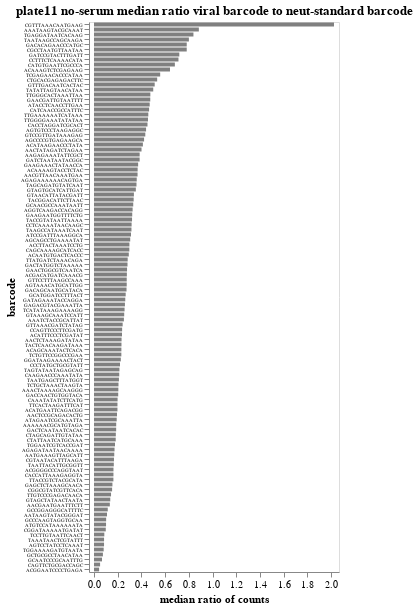

The cell this chart's notebook holds for it:
### Markdown cell above
Compute and plot the median ratio of viral barcode count to neut standard counts across no-serum samples.
If library composition is equal, all of these values should be similar:

### Code cell
median_no_serum_ratio = (
    no_serum_counts.assign(ratio=lambda x: x["count"] / x["neut_standard_count"])
    .groupby(["barcode", "strain"], as_index=False)
    .aggregate(median_no_serum_ratio=pd.NamedAgg("ratio", "median"))
)

strain_selection = alt.selection_point(fields=["strain"], on="mouseover", empty=False)

median_no_serum_ratio_chart = (
    alt.Chart(median_no_serum_ratio)
    .add_params(strain_selection)
    .encode(
        alt.X(
            "median_no_serum_ratio",
            title="median ratio of counts",
            scale=alt.Scale(nice=False, padding=5),
        ),
        alt.Y(
            "barcode",
            sort=alt.SortField("median_no_serum_ratio", order="descending"),
            axis=alt.Axis(labelFontSize=5),
        ),
        color=alt.condition(strain_selection, alt.value("orange"), alt.value("gray")),
        tooltip=[
            alt.Tooltip(c, format=".3g")
            if median_no_serum_ratio[c].dtype == float
            else c
            for c in median_no_serum_ratio.columns
        ],
    )
    .mark_bar(height={"band": 0.85})
    .properties(
        height=alt.Step(5),
        width=250,
        title=f"{plate} no-serum median ratio viral barcode to neut-standard barcode",
    )
    .configure_axis(grid=False)
    .configure_legend(titleLimit=1000)
)

display(median_no_serum_ratio_chart)

### Figure 1 — Vega-Lite specification as saved in the notebook (floating-point values rounded to 4 significant figures)
{"config": {"view": {"continuousWidth": 300, "continuousHeight": 300}, "axis": {"grid": false}, "legend": {"titleLimit": 1000}}, "data": {"name": "data-50882a12e925dbe74bb58d5d5a8b97fa"}, "mark": {"type": "bar", "height": {"band": 0.85}}, "encoding": {"color": {"condition": {"param": "param_7", "value": "orange", "empty": false}, "value": "gray"}, "tooltip": [{"field": "barcode", "type": "nominal"}, {"field": "strain", "type": "nominal"}, {"field": "median_no_serum_ratio", "format": ".3g", "type": "quantitative"}], "x": {"field": "median_no_serum_ratio", "scale": {"nice": false, "padding": 5}, "title": "median ratio of counts", "type": "quantitative"}, "y": {"axis": {"labelFontSize": 5}, "field": "barcode", "sort": {"field": "median_no_serum_ratio", "order": "descending"}, "type": "nominal"}}, "height": {"step": 5}, "params": [{"name": "param_7", "select": {"type": "point", "fields": ["strain"], "on": "mouseover"}}], "title": "plate11 no-serum median ratio viral barcode to neut-standard barcode", "width": 250, "$schema": "https://vega.github.io/schema/vega-lite/v5.16.3.json", "datasets": {"data-50882a12e925dbe74bb58d5d5a8b97fa": [{"barcode": "AAAAAACGCATGTAGA", "strain": "A/Chester/5355/2022", "median_no_serum_ratio": 0.1875}, {"barcode": "AAACTAAAAGCAAGGG", "strain": "A/Paris/31196/2021", "median_no_serum_ratio": 0.2054}, {"barcode": "AAATAAGTACGCAAAT", "strain": "A/Niger/10217/2021", "median_no_serum_ratio": 0.8846}, {"barcode": "AAATCTACCGCATTAT", "strain": "A/India-Pune-Nivcov2221170/2022", "median_no_serum_ratio": 0.2523}, {"barcode": "AACGAATGAATTTCTT", "strain": "A/Togo/0274/2021", "median_no_serum_ratio": 0.1336}, {"barcode": "AACGTTAACAAATGAA", "strain": "A/Michigan/19/2021", "median_no_serum_ratio": 0.3675}, {"barcode": "AACTATAGATCTAGAA", "strain": "A/Bangladesh/3210810034/2021", "median_no_serum_ratio": 0.401}, {"barcode": "AACTCCGCAGACACTG", "strain": "A/SouthAfrica/R14850/2021", "median_no_serum_ratio": 0.1942}, {"barcode": "AACTCTAAAGATATAA", "strain": "A/Togo/0304/2021", "median_no_serum_ratio": 0.2326}, {"barcode": "AAGAGAAATATTCGCT", "strain": "A/Bangladesh/2221/2021", "median_no_serum_ratio": 0.3852}, {"barcode": "AATAAGTATACGGGAT", "strain": "A/Paris/31196/2021", "median_no_serum_ratio": 0.1098}, {"barcode": "AATGAAAGTTAGCATT", "strain": "A/Belgium/H0017/2022", "median_no_serum_ratio": 0.171}, {"barcode": "ACAAAAGTACCTCTAC", "strain": "A/Bangladesh/3210810034/2021", "median_no_serum_ratio": 0.3682}, {"barcode": "ACAAAGTCTCGAGAAG", "strain": "A/Michigan/45/2015", "median_no_serum_ratio": 0.6411}, {"barcode": "ACAATGTGACTCACCC", "strain": "A/Utah/27/2022", "median_no_serum_ratio": 0.2936}, {"barcode": "ACAGCAAATACTCACA", "strain": "A/India/Pun-NIV312851/2021", "median_no_serum_ratio": 0.2311}, {"barcode": "ACATAAGAACCCTATA", "strain": "A/Paris/30353/2021", "median_no_serum_ratio": 0.4125}, {"barcode": "ACATGAATTCAGACGG", "strain": "A/Hawaii/70/2019", "median_no_serum_ratio": 0.1979}, {"barcode": "ACATTTCCCTCGATAT", "strain": "A/Paris/30353/2021", "median_no_serum_ratio": 0.2361}, {"barcode": "ACCTTACTAAATCCTG", "strain": "A/Nimes/871/2021", "median_no_serum_ratio": 0.2988}, {"barcode": "ACGACATGATCAAACG", "strain": "A/Brisbane/02/2018", "median_no_serum_ratio": 0.2773}, {"barcode": "ACGGAATCCCCTGAGA", "strain": "A/Washington/23/2020", "median_no_serum_ratio": 0.04311}, {"barcode": "ACGGGGCCCAGGTAAT", "strain": "A/Bangladesh/8036/2021", "median_no_serum_ratio": 0.1644}, {"barcode": "AGAGAAAAAACAGTGA", "strain": "A/Michigan/19/2021", "median_no_serum_ratio": 0.3606}, {"barcode": "AGAGATAATAACAAAA", "strain": "A/Togo/0304/2021", "median_no_serum_ratio": 0.1734}, {"barcode": "AGCAGCCTGAAAATAT", "strain": "A/Paris/31196/2021", "median_no_serum_ratio": 0.3055}, {"barcode": "AGCCCCGTGAGAAGCA", "strain": "A/Perth/1/2022", "median_no_serum_ratio": 0.4226}, {"barcode": "AGGTCAAGACCACAGG", "strain": "A/Togo/845/2020", "median_no_serum_ratio": 0.3258}, {"barcode": "AGTAAACATGCATTGG", "strain": "A/Hawaii/70/2019", "median_no_serum_ratio": 0.2761}, {"barcode": "AGTCCTATCCTCAAAT", "strain": "A/Wisconsin/588/2019", "median_no_serum_ratio": 0.08474}, {"barcode": "AGTGTCCCTAAGAGGC", "strain": "A/Bangladesh/8002/2021", "median_no_serum_ratio": 0.4393}, {"barcode": "ATACCTCAACCTTGAA", "strain": "A/Bangladesh/8036/2021", "median_no_serum_ratio": 0.4698}, {"barcode": "ATAGAATCGCAAATTA", "strain": "A/Hawaii/70/2019", "median_no_serum_ratio": 0.1915}, {"barcode": "ATCCGATTTAAAGGCA", "strain": "A/Brisbane/02/2018", "median_no_serum_ratio": 0.3122}, {"barcode": "ATGTCCATAAAAAATA", "strain": "A/Belgium/H0017/2022", "median_no_serum_ratio": 0.1017}, {"barcode": "CAAATATATCTTCATG", "strain": "A/Newcastle/2/2022", "median_no_serum_ratio": 0.1991}, {"barcode": "CAAGAACCCAAATATA", "strain": "A/India/Pun-NIV312851/2021", "median_no_serum_ratio": 0.213}, {"barcode": "CACCATTAAAGAGGTA", "strain": "A/SouthAfrica/R16462/2021", "median_no_serum_ratio": 0.1642}, {"barcode": "CACCTAGGATCGCACT", "strain": "A/Michigan/45/2015", "median_no_serum_ratio": 0.4513}, {"barcode": "CAGCAAAAGCATCACC", "strain": "A/Ghana/2080/2020", "median_no_serum_ratio": 0.2981}, {"barcode": "CAGTTCTGCGACCAGC", "strain": "A/Bangladesh/8036/2021", "median_no_serum_ratio": 0.05137}, {"barcode": "CATCAACCGCCATTTC", "strain": "A/Niger/10217/2021", "median_no_serum_ratio": 0.4647}, {"barcode": "CATGTGAATTCGCCCA", "strain": "A/California/07/2009", "median_no_serum_ratio": 0.6822}, {"barcode": "CCAGTTCCCTTCGATG", "strain": "A/Ghana/138/2020", "median_no_serum_ratio": 0.2372}, {"barcode": "CCCTATGCTGCGTATT", "strain": "A/Brisbane/48/2022", "median_no_serum_ratio": 0.2195}, {"barcode": "CCTCAAAATAACAAGC", "strain": "A/Chester/5355/2022", "median_no_serum_ratio": 0.3174}, {"barcode": "CCTTTCTCAAAACATA", "strain": "A/California/07/2009", "median_no_serum_ratio": 0.7126}, {"barcode": "CGCCTAATGTTAATAA", "strain": "A/California/07/2009", "median_no_serum_ratio": 0.7824}, {"barcode": "CGGATAAAAATGATAT", "strain": "A/Norway/25089/2022", "median_no_serum_ratio": 0.09934}, {"barcode": "CGGCGTATCGTTCACA", "strain": "A/SouthAfrica/R16462/2021", "median_no_serum_ratio": 0.1527}, {"barcode": "CGTAATACATTTAAGA", "strain": "A/England/220200318/2022", "median_no_serum_ratio": 0.1685}, {"barcode": "CGTTTAAACAATGAAG", "strain": "A/India-Pune-Nivcov2221170/2022", "median_no_serum_ratio": 2.025}, {"barcode": "CTAGCAGATTGTATAA", "strain": "A/SouthAfrica/R16462/2021", "median_no_serum_ratio": 0.1841}, {"barcode": "CTATTAATCATGCAAA", "strain": "A/Sydney/43/2022", "median_no_serum_ratio": 0.1832}, {"barcode": "CTGCACGAGAGACTTC", "strain": "A/Perth/1/2022", "median_no_serum_ratio": 0.533}, {"barcode": "GAACGATTGTAATTTT", "strain": "A/Niger/10217/2021", "median_no_serum_ratio": 0.4747}, {"barcode": "GAACTGGCGTCAATCA", "strain": "A/Washington/23/2020", "median_no_serum_ratio": 0.2788}, {"barcode": "GAAGAAACTATAACCA", "strain": "A/Wisconsin/588/2019", "median_no_serum_ratio": 0.3724}, {"barcode": "GAAGAATGGTTTTCTG", "strain": "A/Togo/0304/2021", "median_no_serum_ratio": 0.3226}, {"barcode": "GACACAGAACCCATGC", "strain": "A/California/07/2009", "median_no_serum_ratio": 0.7824}, {"barcode": "GACAGCAATGCATACA", "strain": "A/Bangladesh/2221/2021", "median_no_serum_ratio": 0.2745}, {"barcode": "GACCAACTGTGGTACA", "strain": "A/England/220200318/2022", "median_no_serum_ratio": 0.2043}, {"barcode": "GACTATGGTCTAAAAA", "strain": "A/Ghana/138/2020", "median_no_serum_ratio": 0.2827}, {"barcode": "GACTCAATAATCACAC", "strain": "A/Norway/25089/2022", "median_no_serum_ratio": 0.1871}, {"barcode": "GAGACGTACGAAATTA", "strain": "A/SouthAfrica/R14850/2021", "median_no_serum_ratio": 0.261}, {"barcode": "GAGCTCTAAAGCAACA", "strain": "A/Brisbane/48/2022", "median_no_serum_ratio": 0.1555}, {"barcode": "GATAGAAATACCAGGA", "strain": "A/Bangladesh/2221/2021", "median_no_serum_ratio": 0.2639}, {"barcode": "GATCCGTACTTTGATT", "strain": "A/Belgium/H0038/2022", "median_no_serum_ratio": 0.7198}, {"barcode": "GATCTAATAATACGGC", "strain": "A/India-PUN-NIV328484/2021", "median_no_serum_ratio": 0.385}, {"barcode": "GCAACGCCAAATAATT", "strain": "A/Bangladesh/8002/2021", "median_no_serum_ratio": 0.331}, {"barcode": "GCAATCCCGCAATTTG", "strain": "A/Ghana/2080/2020", "median_no_serum_ratio": 0.0674}, {"barcode": "GCATGGATCCTTTACT", "strain": "A/Togo/845/2020", "median_no_serum_ratio": 0.2673}, {"barcode": "GCCCAAGTAGGTGCAA", "strain": "A/Newcastle/2/2022", "median_no_serum_ratio": 0.1024}, {"barcode": "GCCGGAGGGCATTTTC", "strain": "A/Belgium/H0038/2022", "median_no_serum_ratio": 0.1161}, {"barcode": "GCTGCGCCTAACATAA", "strain": "A/England/220200318/2022", "median_no_serum_ratio": 0.07511}, {"barcode": "GGATAAGAAAACTACT", "strain": "A/Washington/23/2020", "median_no_serum_ratio": 0.2263}, {"barcode": "GTAAAGCAAATCCATT", "strain": "A/Belgium/H0017/2022", "median_no_serum_ratio": 0.2549}, {"barcode": "GTAACATTATACGATT", "strain": "A/Togo/0274/2021", "median_no_serum_ratio": 0.3367}, {"barcode": "GTAGCTATAACTAATA", "strain": "A/India/Pun-NIV312851/2021", "median_no_serum_ratio": 0.1373}, {"barcode": "GTAGTGCATCATTGAT", "strain": "A/Ghana/2080/2020", "median_no_serum_ratio": 0.353}, {"barcode": "GTCCGTTGATAAAGAG", "strain": "A/Cote_DIvoire/1448/2021", "median_no_serum_ratio": 0.4329}, {"barcode": "GTTAAACGATCTATAG", "strain": "A/Cote_DIvoire/1448/2021", "median_no_serum_ratio": 0.2418}, {"barcode": "GTTCCTTTAAGCCAAA", "strain": "A/Nimes/871/2021", "median_no_serum_ratio": 0.2761}, {"barcode": "GTTTGACAATCACTAC", "strain": "A/Paris/30353/2021", "median_no_serum_ratio": 0.5121}, {"barcode": "TAAATAACTCGTATTT", "strain": "A/Utah/27/2022", "median_no_serum_ratio": 0.08485}, {"barcode": "TAAGCCATAAATCAAT", "strain": "A/Ghana/138/2020", "median_no_serum_ratio": 0.316}, {"barcode": "TAATAAGCCAGCAAGA", "strain": "A/Brisbane/02/2018", "median_no_serum_ratio": 0.8005}, {"barcode": "TAATGAGCTTTATGGT", "strain": "A/Michigan/19/2021", "median_no_serum_ratio": 0.2103}, {"barcode": "TAATTACATTGCGGTT", "strain": "A/Nimes/871/2021", "median_no_serum_ratio": 0.1671}, {"barcode": "TACCGTATAATTAAAA", "strain": "A/Belgium/H0038/2022", "median_no_serum_ratio": 0.321}, {"barcode": "TACGGACATTCTTAAC", "strain": "A/Sydney/43/2022", "median_no_serum_ratio": 0.3347}, {"barcode": "TACTCAACAAGATAAA", "strain": "A/SouthAfrica/R14850/2021", "median_no_serum_ratio": 0.2318}, {"barcode": "TAGCAGATGTATCAAT", "strain": "A/Togo/0274/2021", "median_no_serum_ratio": 0.3584}, {"barcode": "TAGTATAATAGAGCAG", "strain": "A/Sydney/43/2022", "median_no_serum_ratio": 0.2147}, {"barcode": "TATATTAGTAACATAA", "strain": "A/Wisconsin/588/2019", "median_no_serum_ratio": 0.4998}, {"barcode": "TCATATAAAGAAAAGG", "strain": "A/Chester/5355/2022", "median_no_serum_ratio": 0.258}, {"barcode": "TCCTTGTAATTCAACT", "strain": "A/Utah/27/2022", "median_no_serum_ratio": 0.08713}, {"barcode": "TCGAGAACACCCATAA", "strain": "A/Cote_DIvoire/1448/2021", "median_no_serum_ratio": 0.5584}, {"barcode": "TCTGCTAAACTAAGTA", "strain": "A/Bangladesh/8002/2021", "median_no_serum_ratio": 0.2067}, {"barcode": "TCTGTTCCGGCCCGAA", "strain": "A/India-PUN-NIV328484/2021", "median_no_serum_ratio": 0.2308}, {"barcode": "TGAGGATAATCACAAG", "strain": "A/Michigan/45/2015", "median_no_serum_ratio": 0.839}, {"barcode": "TGGAAAAGATGTAATA", "strain": "A/Norway/25089/2022", "median_no_serum_ratio": 0.08168}, {"barcode": "TGGAATCGTCACCGAT", "strain": "A/Hawaii/70/2019", "median_no_serum_ratio": 0.177}, {"barcode": "TTACCGTCTACGCATA", "strain": "A/Togo/845/2020", "median_no_serum_ratio": 0.1638}, {"barcode": "TTATGATCTAAACAGA", "strain": "A/Brisbane/48/2022", "median_no_serum_ratio": 0.2842}, {"barcode": "TTCACTAAGATTTCAT", "strain": "A/Newcastle/2/2022", "median_no_serum_ratio": 0.198}, {"barcode": "TTGAAAAAATCATAAA", "strain": "A/Michigan/45/2015", "median_no_serum_ratio": 0.4582}, {"barcode": "TTGGGCACTAAATTAA", "strain": "A/Brisbane/02/2018", "median_no_serum_ratio": 0.4754}, {"barcode": "TTGGGGAAATATATAA", "strain": "A/Perth/1/2022", "median_no_serum_ratio": 0.4555}, {"barcode": "TTGTCCCGAGACAACA", "strain": "A/India-PUN-NIV328484/2021", "median_no_serum_ratio": 0.1438}]}}
